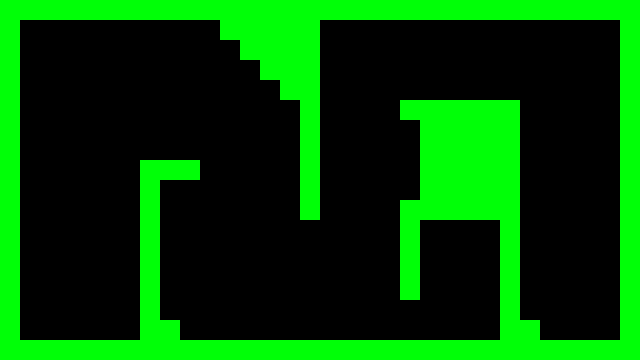

A level layout from a 2D game, rendered from its tile map. Below: a short description, then the map file with its tile-grid data intact:
An orthogonal 32x18 tile map with 20x20 px tiles, 1 tile layer (main) and 36 objects.

<map version="1.2" tiledversion="1.2.1" orientation="orthogonal" renderorder="right-down" width="32" height="18" tilewidth="20" tileheight="20" infinite="0" nextlayerid="6" nextobjectid="64">
 <tileset firstgid="1" source="testsheet.tsx" />
 <layer id="1" name="main" width="32" height="18">
  <data encoding="csv">
1,1,1,1,1,1,1,1,1,1,1,1,1,1,1,1,1,1,1,1,1,1,1,1,1,1,1,1,1,1,1,1,
1,0,0,0,0,0,0,0,0,0,0,1,1,1,1,1,0,0,0,0,0,0,0,0,0,0,0,0,0,0,0,1,
1,0,0,0,0,0,0,0,0,0,0,0,1,1,1,1,0,0,0,0,0,0,0,0,0,0,0,0,0,0,0,1,
1,0,0,0,0,0,0,0,0,0,0,0,0,1,1,1,0,0,0,0,0,0,0,0,0,0,0,0,0,0,0,1,
1,0,0,0,0,0,0,0,0,0,0,0,0,0,1,1,0,0,0,0,0,0,0,0,0,0,0,0,0,0,0,1,
1,0,0,0,0,0,0,0,0,0,0,0,0,0,0,1,0,0,0,0,1,1,1,1,1,1,0,0,0,0,0,1,
1,0,0,0,0,0,0,0,0,0,0,0,0,0,0,1,0,0,0,0,0,1,1,1,1,1,0,0,0,0,0,1,
1,0,0,0,0,0,0,0,0,0,0,0,0,0,0,1,0,0,0,0,0,1,1,1,1,1,0,0,0,0,0,1,
1,0,0,0,0,0,0,1,1,1,0,0,0,0,0,1,0,0,0,0,0,1,1,1,1,1,0,0,0,0,0,1,
1,0,0,0,0,0,0,1,0,0,0,0,0,0,0,1,0,0,0,0,0,1,1,1,1,1,0,0,0,0,0,1,
1,0,0,0,0,0,0,1,0,0,0,0,0,0,0,1,0,0,0,0,1,1,1,1,1,1,0,0,0,0,0,1,
1,0,0,0,0,0,0,1,0,0,0,0,0,0,0,0,0,0,0,0,1,0,0,0,0,1,0,0,0,0,0,1,
1,0,0,0,0,0,0,1,0,0,0,0,0,0,0,0,0,0,0,0,1,0,0,0,0,1,0,0,0,0,0,1,
1,0,0,0,0,0,0,1,0,0,0,0,0,0,0,0,0,0,0,0,1,0,0,0,0,1,0,0,0,0,0,1,
1,0,0,0,0,0,0,1,0,0,0,0,0,0,0,0,0,0,0,0,1,0,0,0,0,1,0,0,0,0,0,1,
1,0,0,0,0,0,0,1,0,0,0,0,0,0,0,0,0,0,0,0,0,0,0,0,0,1,0,0,0,0,0,1,
1,0,0,0,0,0,0,1,1,0,0,0,0,0,0,0,0,0,0,0,0,0,0,0,0,1,1,0,0,0,0,1,
1,1,1,1,1,1,1,1,1,1,1,1,1,1,1,1,1,1,1,1,1,1,1,1,1,1,1,1,1,1,1,1
</data>
 </layer>
 <objectgroup color="#ff0000" id="2" name="obstacles">
  <object id="27" x="20" y="20" width="20" height="20" />
  <object id="28" x="40" y="20" width="20" height="20" />
  <object id="29" x="60" y="20" width="20" height="20" />
  <object id="30" x="120" y="160" width="20" height="20" />
  <object id="31" x="100" y="160" width="20" height="20" />
  <object id="32" x="80" y="20" width="20" height="20" />
  <object id="33" x="160" y="180" width="20" height="20" />
  <object id="34" x="160" y="200" width="20" height="20" />
  <object id="35" x="160" y="220" width="20" height="20" />
  <object id="36" x="160" y="240" width="20" height="20" />
  <object id="37" x="160" y="260" width="20" height="20" />
  <object id="38" x="160" y="280" width="20" height="20" />
  <object id="39" x="160" y="300" width="20" height="20" />
  <object id="41" x="420" y="220" width="20" height="20" />
  <object id="42" x="440" y="220" width="20" height="20" />
  <object id="43" x="460" y="220" width="20" height="20" />
  <object id="44" x="480" y="220" width="20" height="20" />
  <object id="45" x="400" y="120" width="20" height="20" />
  <object id="46" x="400" y="140" width="20" height="20" />
  <object id="47" x="400" y="160" width="20" height="20" />
  <object id="48" x="400" y="180" width="20" height="20" />
  <object id="49" x="600" y="20" width="20" height="20" />
  <object id="50" x="600" y="40" width="20" height="20" />
  <object id="51" x="600" y="60" width="20" height="20" />
  <object id="52" x="600" y="80" width="20" height="20" />
  <object id="53" x="600" y="100" width="20" height="20" />
  <object id="54" x="600" y="120" width="20" height="20" />
  <object id="55" x="600" y="140" width="20" height="20" />
  <object id="56" x="600" y="160" width="20" height="20" />
  <object id="57" x="600" y="180" width="20" height="20" />
  <object id="58" x="600" y="200" width="20" height="20" />
  <object id="61" x="520" y="260" width="20" height="20" />
  <object id="62" x="520" y="280" width="20" height="20" />
  <object id="63" x="520" y="300" width="20" height="20" />
 </objectgroup>
 <objectgroup color="#ffffff" id="5" name="exit">
  <object id="15" x="560" y="320" width="20" height="20" />
 </objectgroup>
 <objectgroup color="#00ff00" id="3" name="player">
  <object id="2" x="40" y="320" width="20" height="20" />
 </objectgroup>
</map>